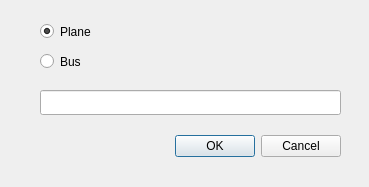
<?xml version="1.0" encoding="UTF-8"?>
<ui version="4.0">
 <class>add_fleet</class>
 <widget class="QDialog" name="add_fleet">
  <property name="geometry">
   <rect>
    <x>0</x>
    <y>0</y>
    <width>369</width>
    <height>187</height>
   </rect>
  </property>
  <property name="minimumSize">
   <size>
    <width>369</width>
    <height>187</height>
   </size>
  </property>
  <property name="maximumSize">
   <size>
    <width>369</width>
    <height>187</height>
   </size>
  </property>
  <property name="windowTitle">
   <string>Add to fleet</string>
  </property>
  <widget class="QDialogButtonBox" name="buttonBox">
   <property name="geometry">
    <rect>
     <x>0</x>
     <y>130</y>
     <width>341</width>
     <height>32</height>
    </rect>
   </property>
   <property name="orientation">
    <enum>Qt::Horizontal</enum>
   </property>
   <property name="standardButtons">
    <set>QDialogButtonBox::Cancel|QDialogButtonBox::Ok</set>
   </property>
  </widget>
  <widget class="QRadioButton" name="plane_radio">
   <property name="geometry">
    <rect>
     <x>40</x>
     <y>20</y>
     <width>96</width>
     <height>23</height>
    </rect>
   </property>
   <property name="text">
    <string>Plane</string>
   </property>
   <property name="checked">
    <bool>true</bool>
   </property>
   <attribute name="buttonGroup">
    <string notr="true">buttonGroup</string>
   </attribute>
  </widget>
  <widget class="QRadioButton" name="bus_radio">
   <property name="geometry">
    <rect>
     <x>40</x>
     <y>50</y>
     <width>96</width>
     <height>23</height>
    </rect>
   </property>
   <property name="text">
    <string>Bus</string>
   </property>
   <attribute name="buttonGroup">
    <string notr="true">buttonGroup</string>
   </attribute>
  </widget>
  <widget class="QLineEdit" name="input">
   <property name="geometry">
    <rect>
     <x>40</x>
     <y>90</y>
     <width>301</width>
     <height>25</height>
    </rect>
   </property>
  </widget>
 </widget>
 <resources/>
 <connections>
  <connection>
   <sender>buttonBox</sender>
   <signal>accepted()</signal>
   <receiver>add_fleet</receiver>
   <slot>accept()</slot>
   <hints>
    <hint type="sourcelabel">
     <x>248</x>
     <y>254</y>
    </hint>
    <hint type="destinationlabel">
     <x>157</x>
     <y>274</y>
    </hint>
   </hints>
  </connection>
  <connection>
   <sender>buttonBox</sender>
   <signal>rejected()</signal>
   <receiver>add_fleet</receiver>
   <slot>reject()</slot>
   <hints>
    <hint type="sourcelabel">
     <x>316</x>
     <y>260</y>
    </hint>
    <hint type="destinationlabel">
     <x>286</x>
     <y>274</y>
    </hint>
   </hints>
  </connection>
 </connections>
 <buttongroups>
  <buttongroup name="buttonGroup"/>
 </buttongroups>
</ui>
